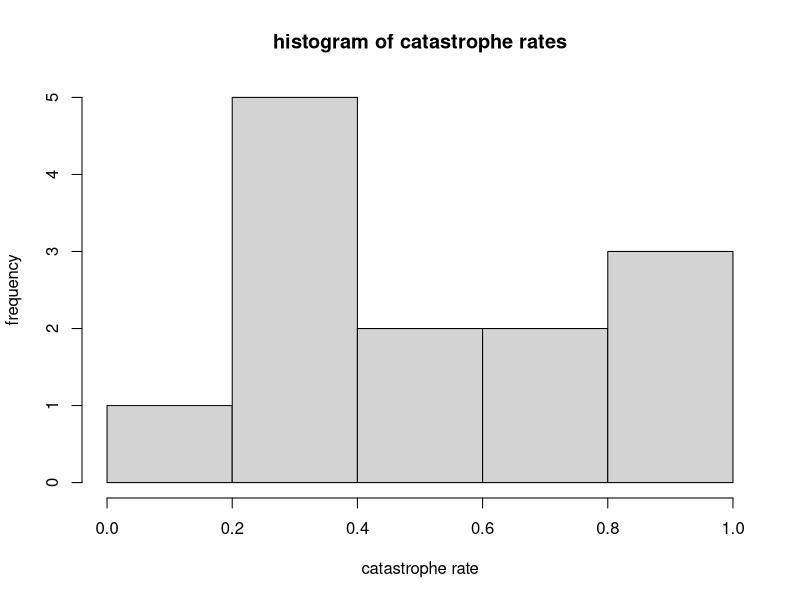
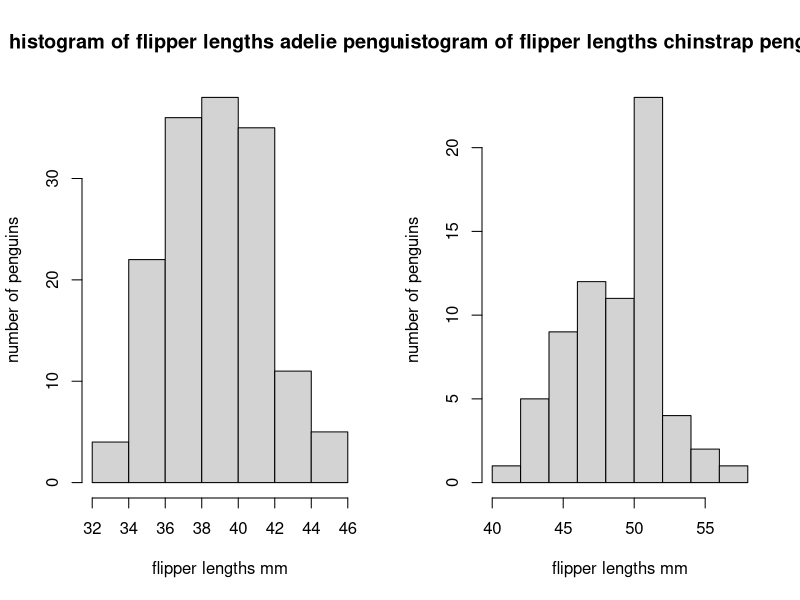

The R script that drew these images, in order:
# ---- Step 1 creating a data frame called catrate using catrate.csv file in data folder ----
require(here)
dat_catrate <- read.csv(here("data", "catrate.csv"))
                     
head(dat_catrate)

summary(dat_catrate)

# ---- Question 1 ----
hist(dat_catrate$cat.rate, main = "histogram of catastrophe rates", xlab = "catastrophe rate", ylab = "frequency")

# ---- Question 5 ----

shapiro.test(dat_catrate$cat.rate)

t.test(x = dat_catrate$cat.rate, mu = (2/7))

# ---- question 11 ----

wilcox.test(dat_catrate$cat.rate, mu = 2/7)

# ---- Question 16 ----
require(here)
require(palmerpenguins)
head(penguins)



dat_adelie = subset(penguins, species == "Adelie")
dat_chinstrap = subset(penguins, species == "Chinstrap")

shapiro.test(dat_adelie$bill_length_mm)
shapiro.test(dat_chinstrap$bill_length_mm)

# ---- Question 17 ---- 

# ---- Question 18 ---- 
png(filename = "double_penguin_histogram.png")
par(mfrow = c(1,2))
hist(dat_adelie$bill_length_mm, main = "histogram of flipper lengths adelie penguins", xlab = "flipper lengths mm", ylab = "number of penguins")
hist(dat_chinstrap$bill_length_mm, main = "histogram of flipper lengths chinstrap penguins", xlab = "flipper lengths mm", ylab = "number of penguins")
dev.off()

# ---- Question 19 ---- 

dat_penguins = droplevels(subset(penguins, species != "Gentoo"))
dat_penguins

t.test(x = dat_penguins$bill_length_mm)

t.test(bill_length_mm ~ species, data = dat_penguins)


